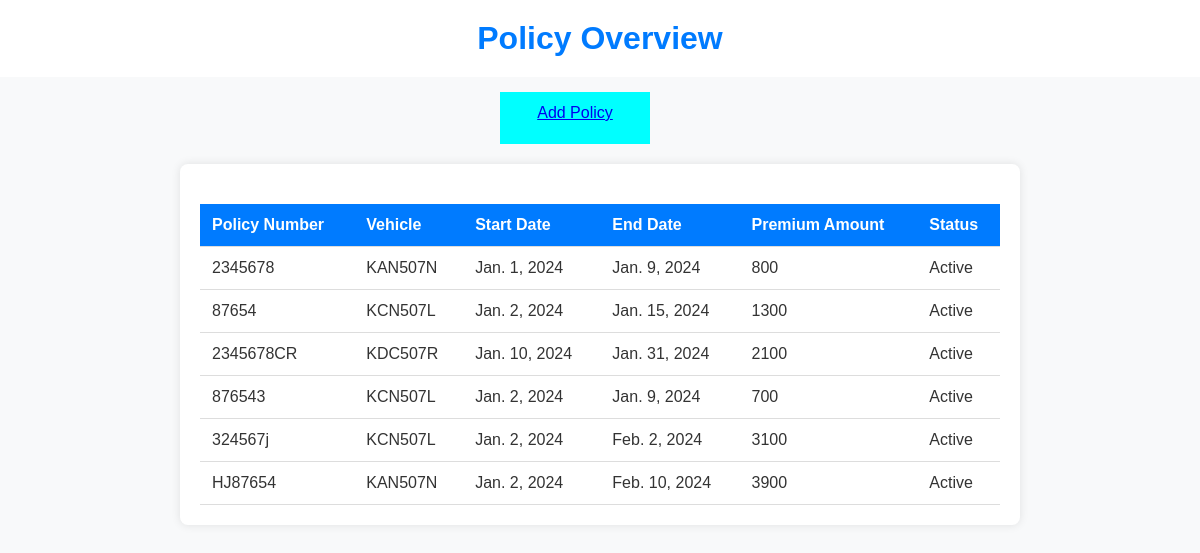
The app's page /update_policy/ with its own data.
### insuarance/models.py (models this page shows, shortened)
class Policy(models.Model):
    policy_number = models.CharField(max_length = 50, unique=True)
    start_date = models.DateField()
    end_date = models.DateField()
    premium_amount = models.IntegerField()
    status = models.CharField(
        max_length=10,
        choices=STATUS_CHOICES,
        default='Active'
    )
    vehicle = models.ForeignKey('Vehicle', on_delete=models.CASCADE, related_name='policies', default=None)

class Vehicle(models.Model):
    owner = models.ForeignKey(Customer, on_delete=models.CASCADE)
    model = models.CharField(max_length=30)
    make = models.CharField(max_length=30)
    type = models.CharField(max_length=30)
    number_plate = models.CharField(max_length=20, unique=True)
    color = models.CharField(max_length=30)
    year = models.DateField()
    milleage = models.IntegerField(default=0)
    vehicle_price = models.FloatField(default=0)
    vehicle_policies = models.ManyToManyField(Policy, related_name='vehicles', blank=True)
    def __str__(self):
        return f"{self.number_plate} "

### insuarance/views.py (the view)
# urls.py: path('update_policy/', update_policy, name='update_policy'),
def update_policy(request):
    policies = Policy.objects.all()
    for policy in policies:
        date_difference = policy.end_date - policy.start_date
        policy.date_difference = date_difference.days
        if policy.status == 'Expired' or 'Canceled':
            amount = policy.date_difference * 100
            policy.premium_amount = amount
            policy.status = 'Active'
            policy.save()
    return render(request, 'update_policy.html', {'policies': policies})

### insuarance/templates/update_policy.html (shortened to what this page needs)
<!DOCTYPE html>
<html lang="en">
<head>
</head>
<body>
    <header>
        <h1>Policy Overview</h1>
    </header>
    <div><a href="{% url 'insuarance:add_policy'%}">Add Policy</a></div>
    <main>
        <table>
            <thead>
                <tr>
                    <th>Policy Number</th>
                    <th>Vehicle</th>
                    <th>Start Date</th>
                    <th>End Date</th>
                    <th>Premium Amount</th>
                    <th>Status</th>
                </tr>
            </thead>
            <tbody>
                {% for policy in policies %}
                    <tr>
                        <td>{{ policy.policy_number }}</td>
                        <td>{{ policy.vehicle }}</td>
                        <td>{{ policy.start_date}}</td>
                        <td>{{ policy.end_date }}</td>
                        <td>{{ policy.premium_amount }}</td>
                        <td>{{ policy.status }}</td>
                    </tr>
                {% endfor %}
            </tbody>
        </table>
    </main>
</body>
</html>

### insuarance/templates/update_policy.html (style rules this page uses)
body { font-family: 'Arial', sans-serif; margin: 0; padding: 0; background-color: #f8f9fa; color: #333; }
header { background-color: #fff; color: #007bff; padding: 20px; text-align: center; }
h1 { margin: 0; }
div { height:40px; width:150px; padding-top:12px; margin-top:15px; text-align:center; background-color:aqua; margin-left: 500px }
main { max-width: 800px; margin: 20px auto; padding: 20px; background-color: #fff; border-radius: 8px; box-shadow: 0 0 10px rgba(0, 0, 0, 0.1); }
table { border-collapse: collapse; width: 100%; margin-top: 20px; }
th, td { padding: 12px; text-align: left; border-bottom: 1px solid #ddd; }
th { background-color: #007bff; color: #fff; font-weight: bold; }

### records on screen
Policy: policy_number "2345678", vehicle "KAN507N", start_date "Jan. 1, 2024", end_date "Jan. 9, 2024", premium_amount "800", status "Active"
Policy: policy_number "87654", vehicle "KCN507L", start_date "Jan. 2, 2024", end_date "Jan. 15, 2024", premium_amount "1300", status "Active"
Policy: policy_number "2345678CR", vehicle "KDC507R", start_date "Jan. 10, 2024", end_date "Jan. 31, 2024", premium_amount "2100", status "Active"
Policy: policy_number "876543", vehicle "KCN507L", start_date "Jan. 2, 2024", end_date "Jan. 9, 2024", premium_amount "700", status "Active"
Policy: policy_number "324567j", vehicle "KCN507L", start_date "Jan. 2, 2024", end_date "Feb. 2, 2024", premium_amount "3100", status "Active"
Policy: policy_number "HJ87654", vehicle "KAN507N", start_date "Jan. 2, 2024", end_date "Feb. 10, 2024", premium_amount "3900", status "Active"
